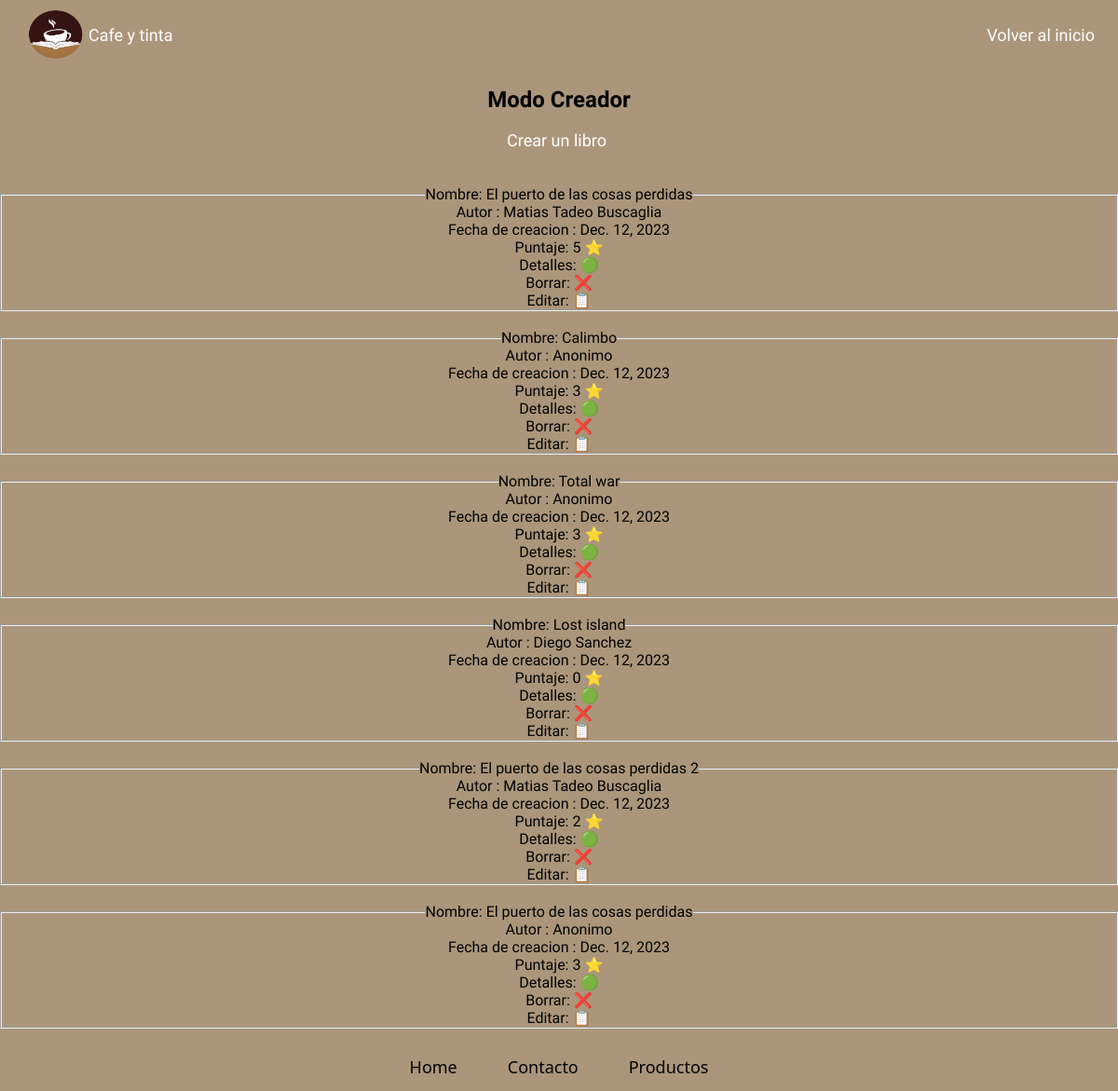
/Creador/, run on the app's committed database.
### creador_app/models.py (models this page shows, shortened)
class Creador(Model):
    nombre  =  models.CharField(max_length=400, null = False)
    autor  =  models.CharField(max_length=40, default="Anonimo")
    descripcion  =  models.CharField(max_length=1000)
    creacion = models.DateField(max_length=150,auto_now=True)
    rating  = models.PositiveSmallIntegerField(blank=False,null=False)
    abv     = models.FloatField(blank=True, null=True)
    class Meta:
        db_table = "creador_meta"

### creador_app/views.py (the view)
# urls.py: path("", CreadorListView.as_view(), name="all"),
class CreadorListView(CreadorBaseView,ListView):
    """
    ESTO ME PERMITE CREAR UNA VISTA CON LOS Creador
    """

### creador_app/templates/Creador.html (shortened to what this page needs)
{% load static %}
{% block content %}
<main>
  <!DOCTYPE html>
<html lang="en">
<head>
  <link rel="stylesheet" href="{% static './css/style1.css' %}" />
</head>
<body>
  <header>
    <div class="logo">
      <img class="img" src="{% static './Assets/img/Logo 2.png' %}" width="60" height="54" alt="">
      <h1 class="slogan">Cafe y tinta</h1>
    </div>
    <nav role="search">
      <a class="link" href="{% url 'index' %}">Volver al inicio</a>
    </nav>
  </header>
  <main>
    <div>
      <br>
      <h2>Modo Creador</h2>
      <br>
      <h2 ><a class="link"href="{% url 'creador:create' %}">Crear un libro</a></h2>
      <br>
      <br>
      <div class="list">
        {% for creador in creador_list %}
        <fieldset>
          <legend>Nombre: {{creador.nombre}}</legend>
          <ul>
            <li>Autor : {{creador.autor}}</li>
            <li>Fecha de creacion : {{creador.creacion}}</li>
            <li>Puntaje: {{creador.rating}} ⭐ </li>
          </ul>
            <div>
                <label for="">Detalles: </label>
                <a href="{% url 'creador:detail' creador.id  %}">🟢</a>
            </div>
            <div>
                <label for="">Borrar: </label>
                <a href="{% url 'creador:delete' creador.id %}">❌</a>
            </div>
            <div>
                <label for="">Editar: </label>
                <a href="{% url 'creador:update' creador.id %}">📋</a>
            </div>
        </fieldset>
        <br>
        {% endfor %}
      </div>
    </div>
  </main>
  <footer>
    <nav role="search">
      <a class="link" href="">Home</a>
      <a class="link" href="">Contacto</a>
      <a class="link" href="">Productos</a>
    </nav>
  </footer>
</body>
{% endblock %}

### static/Css/style1.css (style rules this page uses)
* { font-family:'Special Elite'; padding: 0; margin: 0; box-sizing: border-box; }
a { text-decoration: none; color: white; }
header { background-image: url(https://us.123rf.com/450wm/gangiskhan/gangiskhan1604/gangiskhan160400477/55388217-libros-de-la-vendimia-en-el-fondo-de-la-biblioteca.jpg?ver=6); min-height: 70px; width: 100vw; display: flex; justify-content: space-between; align-items: center; padding: 10px; }
.logo { display: flex; align-items: center; }
.img { border-radius: 50%; margin-left: 20px; cursor: pointer; }
.slogan { font-size: large; font-weight: 100; margin-left: 5px; color:white; }
.link { text-decoration: none; font-size: large; font-weight: 200; color: rgb(255, 255, 255); background-image: url(https://plus.unsplash.com/premium_photo-1675695700239-44153e6bf430?ixlib=rb-4.0.3&ixid=M3wxMjA3fDB8MHxzZWFyY2h8MXx8dGV4dHVyYSUyMGRlJTIwcGFwZWx8ZW58MHx8MHx8fDA%3D&w=1000&q=80); padding: 10px; margin-right: 5px; transition: .5s ease; border-radius: 10px; }
main { text-align: center; background-color: rgb(172, 150, 123); }

### data on the page
Creador: nombre "El puerto de las cosas perdidas", autor "Matias Tadeo Buscaglia", creacion "Dec. 12, 2023", rating "5"
Creador: nombre "Calimbo", autor "Anonimo", creacion "Dec. 12, 2023", rating "3"
Creador: nombre "Total war", autor "Anonimo", creacion "Dec. 12, 2023", rating "3"
Creador: nombre "Lost island", autor "Diego Sanchez", creacion "Dec. 12, 2023", rating "0"
Creador: nombre "El puerto de las cosas perdidas 2", autor "Matias Tadeo Buscaglia", creacion "Dec. 12, 2023", rating "2"
Creador: nombre "El puerto de las cosas perdidas", autor "Anonimo", creacion "Dec. 12, 2023", rating "3"
